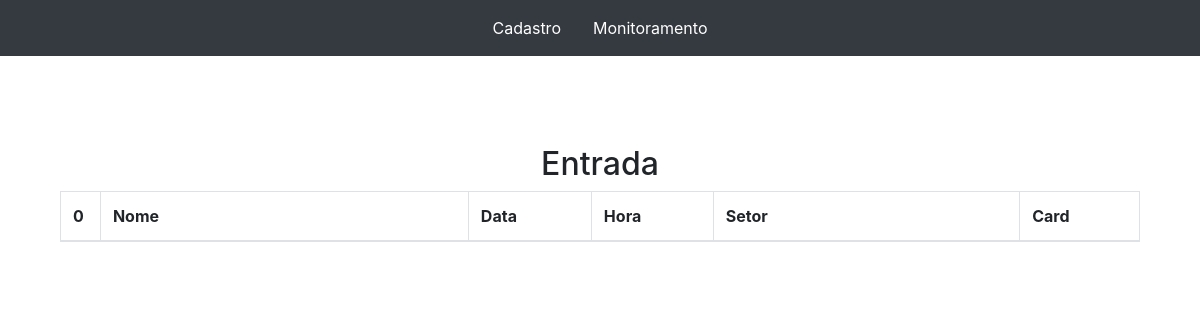
/index.php?page=monitoramento, run on an earlier commit of the app's database.
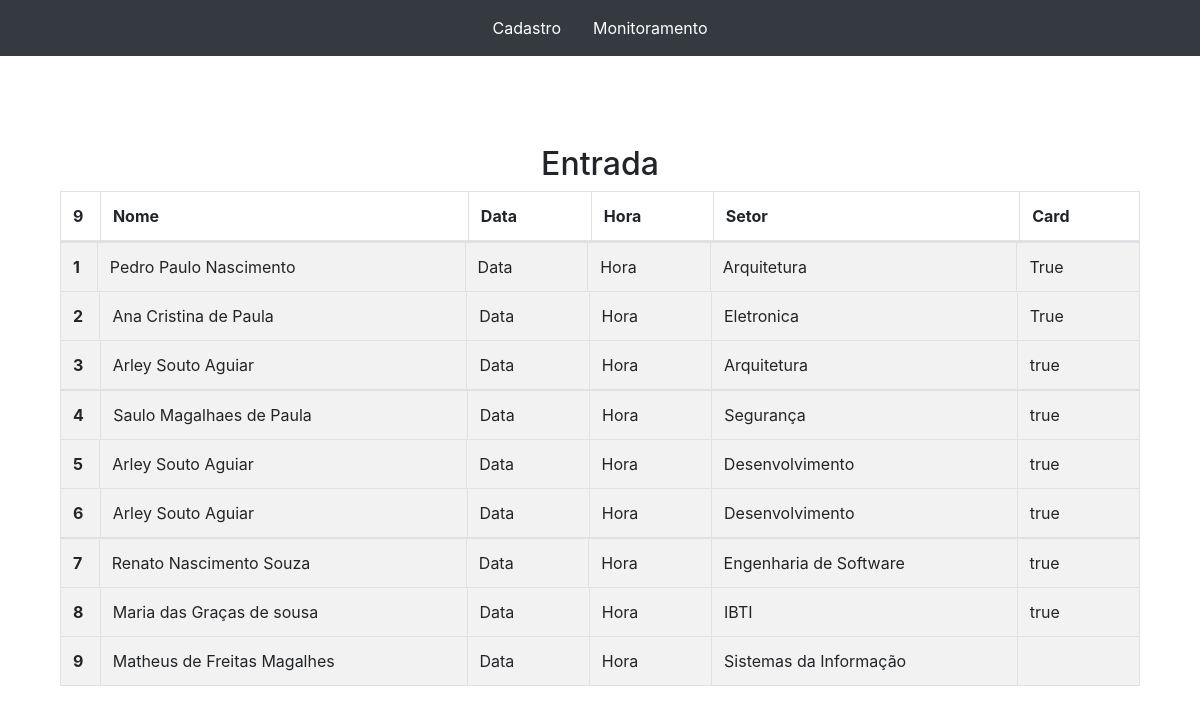
And on a later commit of the database.
### tables this page shows
CREATE TABLE `cadastro` (
  `idUsuario` int(10) UNSIGNED NOT NULL,
  `idSetor` int(10) UNSIGNED,
  `nomeUsuario` varchar(200) NOT NULL,
  `Card_Cad` varchar(255) DEFAULT NULL
);

CREATE TABLE `tb_setor` (
  `idSetor` int(10) UNSIGNED NOT NULL,
  `nomeSetor` varchar(200) NOT NULL
);

### monitoramento.php (the view, shortened to what this page needs)
<!DOCTYPE html>
<html lang="pt-BR">
<head>
</head>
<body>
</body>
</html>
<?php
$resultado_pes = "SELECT c.idUsuario,c.nomeUsuario,s.nomeSetor,c.Card_Cad
				  FROM cadastro c
				  INNER JOIN tb_setor s ON c.idSetor = s.idSetor
				  ORDER BY c.idUsuario";
$pesquisa_nome = mysqli_query($conn, $resultado_pes);
  $res = $conn -> query($resultado_pes);
  $qtd = $res -> num_rows;
  print "
  <div class='container' style='margin-top: 8%;'>
        <div class='row'>
            <div class='col'>
                <h2 style='text-align:center;'>Entrada</h2>
                <table class='table table-striped table-bordered'>
                    <thead>
                        <tr>
                            <th scope='col'  style='width:3.7%;'>$qtd</th>
                            <th scope='col'  style='width:34.1%;'>Nome</th>
                            <th scope='col'  style='width:11.4%;'>Data</th>
                            <th scope='col'  style='width:11.3%;'>Hora</th>
                            <th scope='col'  style='width:28.4%;'>Setor</th>
                            <th scope='col'>Card</th>
                        </tr>
                    </thead>
                </table>
            </div>
  ";
  while($rows_pesquisa = mysqli_fetch_array($pesquisa_nome)){
    if($qtd > 0){
      while($row = $res -> fetch_assoc()){
        print "
        <div class='container' style='margin-top: -1.5%;'>
        <div class='row'>
        <div class='col-12'>
        <table class='table table-striped table-bordered'>
        <tbody>
            <tr>
                <th scope='row' style='width:3%;'>$row[idUsuario]</th>
                <td style='width:30%;'>$row[nomeUsuario]</td>
                <td style='width:10%;'>Data</td>
                <td style='width:10%;'>Hora</td>
                <td style='width:25%;'>$row[nomeSetor]</td>
                <td style='width:10%;'>$row[Card_Cad]</td>
            </tr>
        </tbody>
    </table>
    </div>
    </div>
    </div>";
      }
    }else{
      print "<p>Resultado não entrado</p>";
    }
  }
?>

What changed in the data, as far as the page shows it:
now on this page (row edited): cadastro: idUsuario "1", nomeUsuario "Pedro Paulo Nascimento", idSetor.nomeSetor "Arquitetura", Card_Cad "True"
now on this page (row edited): cadastro: idUsuario "2", nomeUsuario "Ana Cristina de Paula", idSetor.nomeSetor "Eletronica", Card_Cad "True"
now on this page (row edited): cadastro: idUsuario "3", nomeUsuario "Arley Souto Aguiar", idSetor.nomeSetor "Arquitetura", Card_Cad "true"
now on this page (row edited): cadastro: idUsuario "4", nomeUsuario "Saulo Magalhaes de Paula", idSetor.nomeSetor "Segurança", Card_Cad "true"
now on this page (row edited): cadastro: idUsuario "5", nomeUsuario "Arley Souto Aguiar", idSetor.nomeSetor "Desenvolvimento", Card_Cad "true"
now on this page (row edited): cadastro: idUsuario "6", nomeUsuario "Arley Souto Aguiar", idSetor.nomeSetor "Desenvolvimento", Card_Cad "true"
now on this page (row edited): cadastro: idUsuario "7", nomeUsuario "Renato Nascimento Souza", idSetor.nomeSetor "Engenharia de Software", Card_Cad "true"
now on this page (row edited): cadastro: idUsuario "8", nomeUsuario "Maria das Graças de sousa", idSetor.nomeSetor "IBTI", Card_Cad "true"
now on this page (row edited): cadastro: idUsuario "9", nomeUsuario "Matheus de Freitas Magalhes", idSetor.nomeSetor "Sistemas da Informação"
Also different on the page:
$qtd: "0" → "9"
